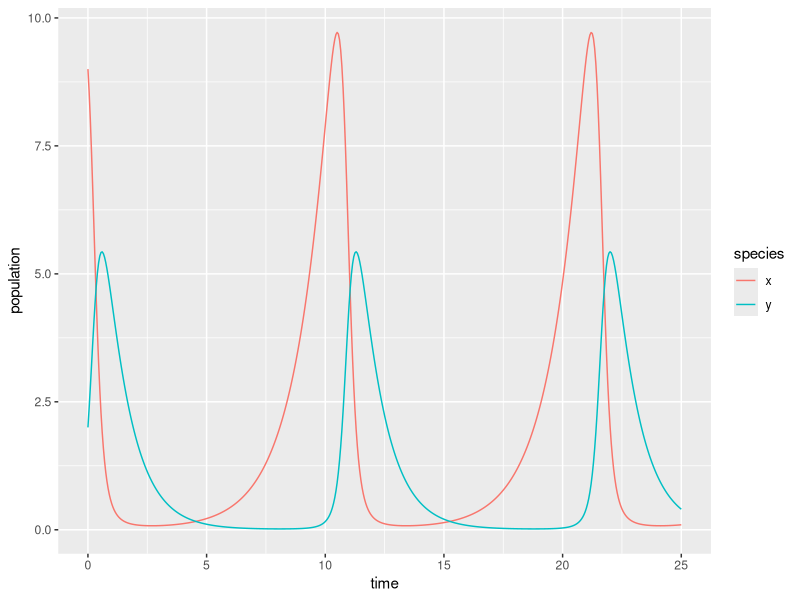

This figure's R source:
## ---- chunk 1
knitr::opts_chunk$set(echo = TRUE)
library(tidyverse)
library(deSolve)
library(kableExtra)
## ---- chunk 2
# Create a sequence of times (days): 
time <- seq(0, 25, by = 0.05)

# Set some parameter values (these can change - keep it in mind):
parameters <- c(alpha = .75, beta = 0.8, delta = 0.5, gamma = 1)

# Set the initial condition (prey and predator populations at t = 0).
# Recall: x = prey, y = predator
init_cond <- c(x = 9, y = 2)

# Prepare the series of differential equations as a function: 
lk_equations <- function(time, init_cond, parameters) {
  with(as.list(c(init_cond, parameters)), {
    dxdt = alpha * x - beta * x * y
    dydt = delta * x * y - gamma * y
    return(list(c(dxdt, dydt)))
  })
}

# Find the approximate the solution using `deSolve::ode()`:
approx_lk <- ode(y = init_cond, times = time, func = lk_equations, parms = parameters)

# Check the class: 
class(approx_lk)

# We really want this to be a data frame, and we want both prey (x) and predator (y) to be in the same column -- we'll learn why in EDS 221 (tidy data)
approx_lk_df <- data.frame(approx_lk) %>% 
  pivot_longer(cols = c(x,y), names_to = "species", values_to = "population")

# Plot it! 
ggplot(data = approx_lk_df, aes(x = time, y = population)) +
  geom_line(aes(color = species))
